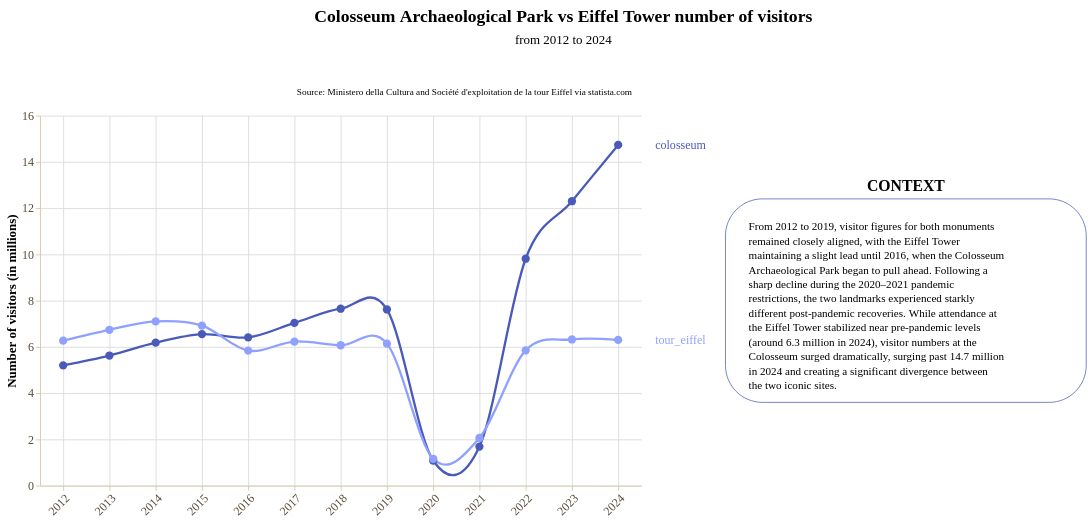

Write notebook code for a chart like this one.
### Markdown cell above
Data story with **line chart**

### Code cell
story = (
    pn.Story(
    #Builing the Story class object
        data = colosseum_vs_tour_eiffel_long, #Using the long (melted) dataframe!
        template = darkBlueTemplate #Using darkBlueTemplate
    )

    #Method invocation
    #Line chart
    .mark_line(
        point = True,
        interpolate = "cardinal"
    )

    #Data encoding
    .encode(
        x = alt.X(
            "year:O",
            title = "", 
            axis = alt.Axis(
                grid = True,
                labelAngle = -45,
            ),
        ),
        y = alt.Y(
            "visitors:Q",
            title = "Number of visitors (in millions)",
            axis = alt.Axis(
                grid = True
            ),
            scale = alt.Scale(domain=[0, 16])
        ),
        color = alt.Color("monument:N", title = "Colosseum vs Tour Eiffel"),
    )
    


    #Data source
    .add_source(
        text = "Source: Ministero della Cultura and Société d'exploitation de la tour Eiffel via statista.com",
        position = "top",
        align = "right"
    )
    
    #Title and subtitle
    .add_title(
        title = "Colosseum Archaeological Park vs Eiffel Tower number of visitors",
        subtitle = "from 2012 to 2024",
        align = "center"
    )

    #Context area (on the right)
    .add_context(
        text = "From 2012 to 2019, visitor figures for both monuments remained closely aligned, with the Eiffel Tower maintaining a slight lead until 2016, when the Colosseum Archaeological Park began to pull ahead. Following a sharp decline during the 2020–2021 pandemic restrictions, the two landmarks experienced starkly different post-pandemic recoveries. While attendance at the Eiffel Tower stabilized near pre-pandemic levels (around 6.3 million in 2024), visitor numbers at the Colosseum surged dramatically, surging past 14.7 million in 2024 and creating a significant divergence between the two iconic sites.",
        position = "right",
    )

    .render()
)

story

### Figure 1 — Vega-Lite specification as saved in the notebook (floating-point values rounded to 4 significant figures)
{"config": {"view": {"continuousWidth": 300, "continuousHeight": 300, "strokeWidth": 0}, "axis": {"domainColor": "#d8c9ad", "grid": false, "labelColor": "#594a37", "labelFont": "Montserrat", "labelFontSize": 13, "tickColor": "#d8c9ad", "titleColor": "#000000", "titleFont": "Montserrat", "titleFontSize": 14}, "bar": {"color": "rgb(73, 90, 185)"}, "legend": {"labelColor": "#594a37", "labelFont": "Montserrat", "labelFontSize": 12, "titleColor": "#000000", "titleFont": "Montserrat", "titleFontSize": 12}, "line": {"color": "rgb(73, 90, 185)"}, "mark": {"strokeWidth": 2.5}, "point": {"color": "rgb(143, 160, 255)", "filled": true, "size": 80}, "range": {"category": ["rgb(73, 90, 185)", "rgb(143, 160, 255)", "#348035", "#a46cc2", "#d96027"]}, "title": {"color": "#000000", "font": "Montserrat", "fontSize": 19}}, "vconcat": [{"layer": [{"mark": {"type": "rect", "color": "transparent"}}, {"mark": {"type": "text", "align": "center", "baseline": "top", "color": "#000000", "font": "Montserrat", "fontSize": 19, "fontWeight": "bold", "text": "Colosseum Archaeological Park vs Eiffel Tower number of visitors"}, "encoding": {"x": {"value": 562.2}, "y": {"value": 4}}}, {"mark": {"type": "text", "align": "center", "baseline": "top", "color": "#000000", "font": "Montserrat", "fontSize": 14, "text": "from 2012 to 2024"}, "encoding": {"x": {"value": 562.2}, "y": {"value": 32}}}], "data": {"name": "data-6fad5c34291b82fc9632cbce143d677a"}, "height": 70, "width": 1124.0}, {"hconcat": [{"layer": [{"data": {"name": "data-d5af8c2af3bb72a27dfa6be0e7266c53"}, "mark": {"type": "line", "interpolate": "cardinal", "point": true}, "encoding": {"color": {"field": "monument", "legend": null, "type": "nominal"}, "x": {"axis": {"grid": true, "labelAngle": -45}, "field": "year", "title": "", "type": "ordinal"}, "y": {"axis": {"grid": true}, "field": "visitors", "scale": {"domain": [0, 16]}, "title": "Number of visitors (in millions)", "type": "quantitative"}}}, {"data": {"name": "data-7e86db1b5e47444389b2d766f37b9ea0"}, "mark": {"type": "text", "align": "left", "baseline": "middle", "clip": false, "dx": 40, "font": "Montserrat", "fontSize": 13}, "encoding": {"color": {"field": "monument", "legend": null, "type": "nominal"}, "text": {"field": "monument", "type": "nominal"}, "x": {"field": "year", "type": "ordinal"}, "y": {"field": "visitors", "type": "quantitative"}}}, {"data": {"name": "data-6fad5c34291b82fc9632cbce143d677a"}, "mark": {"type": "text", "align": "right", "baseline": "bottom", "color": "rgb(0, 0, 0)", "font": "Montserrat", "fontSize": 10, "lineBreak": "\n", "text": "Source: Ministero della Cultura and Société d'exploitation de la tour Eiffel via statista.com"}, "encoding": {"x": {"value": 640}, "y": {"value": -20}}}], "height": 400, "width": 650}, {"layer": [{"mark": {"type": "rect", "color": "rgb(255, 255, 255)", "cornerRadius": 40.0, "opacity": 1.0, "stroke": "rgb(73, 90, 185)", "strokeWidth": 0.8}, "encoding": {"x": {"value": 0}, "x2": {"value": 390.0}, "y": {"value": 90.0}, "y2": {"value": 310.0}}}, {"mark": {"type": "text", "align": "left", "baseline": "top", "color": "rgb(0, 0, 0)", "font": "Montserrat", "fontSize": 12, "fontStyle": "normal", "fontWeight": "normal", "lineBreak": "\n", "lineHeight": 15.6, "text": "From 2012 to 2019, visitor figures for both monuments\nremained closely aligned, with the Eiffel Tower\nmaintaining a slight lead until 2016, when the Colosseum\nArchaeological Park began to pull ahead. Following a\nsharp decline during the 2020–2021 pandemic\nrestrictions, the two landmarks experienced starkly\ndifferent post-pandemic recoveries. While attendance at\nthe Eiffel Tower stabilized near pre-pandemic levels\n(around 6.3 million in 2024), visitor numbers at the\nColosseum surged dramatically, surging past 14.7 million\nin 2024 and creating a significant divergence between\nthe two iconic sites."}, "encoding": {"x": {"value": 25}, "y": {"value": 115.0}}}, {"mark": {"type": "text", "align": "center", "baseline": "bottom", "color": "rgb(0, 0, 0)", "dy": 0, "font": "Montserrat", "fontSize": 17, "fontWeight": "bold", "text": "CONTEXT"}, "encoding": {"x": {"value": 195.0}, "y": {"value": 85.0}}}], "data": {"name": "data-6fad5c34291b82fc9632cbce143d677a"}, "height": 220.0, "width": 390.0}]}], "center": true, "resolve": {"axis": {"x": "shared", "y": "shared"}}, "$schema": "https://vega.github.io/schema/vega-lite/v6.4.1.json", "datasets": {"data-6fad5c34291b82fc9632cbce143d677a": [{"_": 0}], "data-d5af8c2af3bb72a27dfa6be0e7266c53": [{"year": 2012, "monument": "colosseum", "visitors": 5.201}, {"year": 2013, "monument": "colosseum", "visitors": 5.625}, {"year": 2014, "monument": "colosseum", "visitors": 6.182}, {"year": 2015, "monument": "colosseum", "visitors": 6.551}, {"year": 2016, "monument": "colosseum", "visitors": 6.409}, {"year": 2017, "monument": "colosseum", "visitors": 7.036}, {"year": 2018, "monument": "colosseum", "visitors": 7.65}, {"year": 2019, "monument": "colosseum", "visitors": 7.618}, {"year": 2020, "monument": "colosseum", "visitors": 1.086}, {"year": 2021, "monument": "colosseum", "visitors": 1.689}, {"year": 2022, "monument": "colosseum", "visitors": 9.812}, {"year": 2023, "monument": "colosseum", "visitors": 12.3}, {"year": 2024, "monument": "colosseum", "visitors": 14.73}, {"year": 2012, "monument": "tour_eiffel", "visitors": 6.27}, {"year": 2013, "monument": "tour_eiffel", "visitors": 6.74}, {"year": 2014, "monument": "tour_eiffel", "visitors": 7.1}, {"year": 2015, "monument": "tour_eiffel", "visitors": 6.92}, {"year": 2016, "monument": "tour_eiffel", "visitors": 5.84}, {"year": 2017, "monument": "tour_eiffel", "visitors": 6.23}, {"year": 2018, "monument": "tour_eiffel", "visitors": 6.07}, {"year": 2019, "monument": "tour_eiffel", "visitors": 6.14}, {"year": 2020, "monument": "tour_eiffel", "visitors": 1.16}, {"year": 2021, "monument": "tour_eiffel", "visitors": 2.06}, {"year": 2022, "monument": "tour_eiffel", "visitors": 5.85}, {"year": 2023, "monument": "tour_eiffel", "visitors": 6.32}, {"year": 2024, "monument": "tour_eiffel", "visitors": 6.3}], "data-7e86db1b5e47444389b2d766f37b9ea0": [{"year": 2024, "monument": "colosseum", "visitors": 14.73}, {"year": 2024, "monument": "tour_eiffel", "visitors": 6.3}]}}
